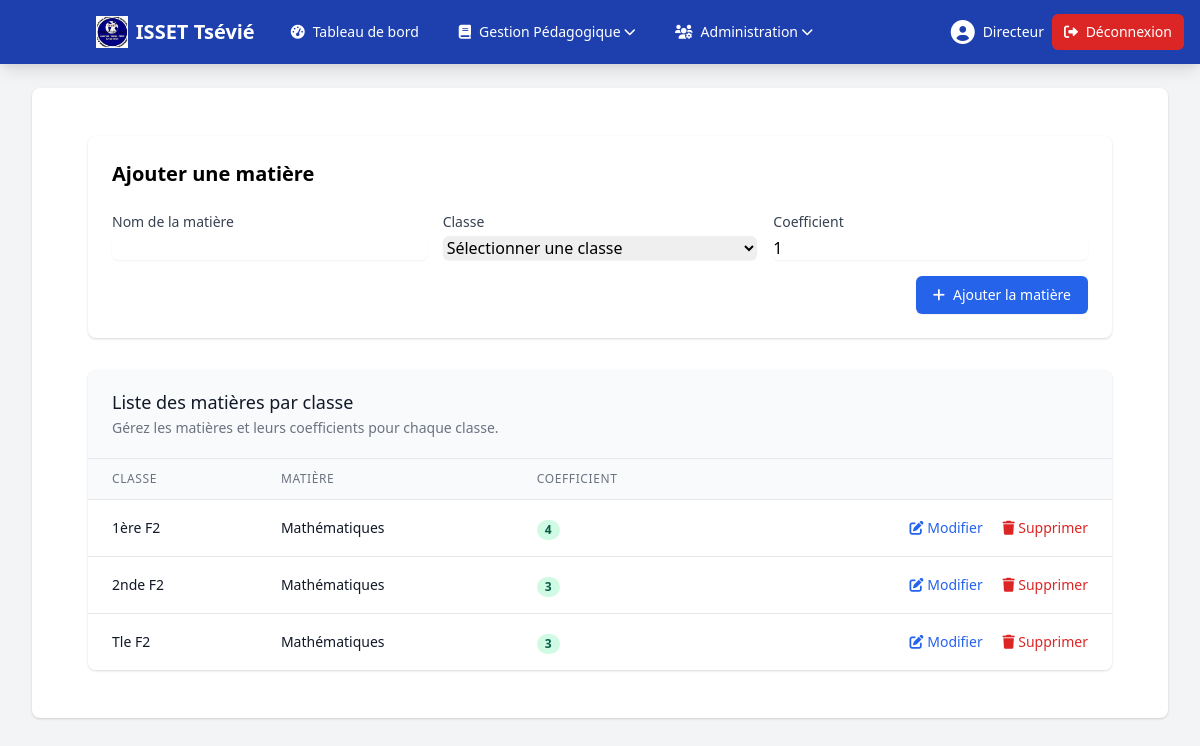
Page /directeur/matieres.php (signed in) on the earlier database version.
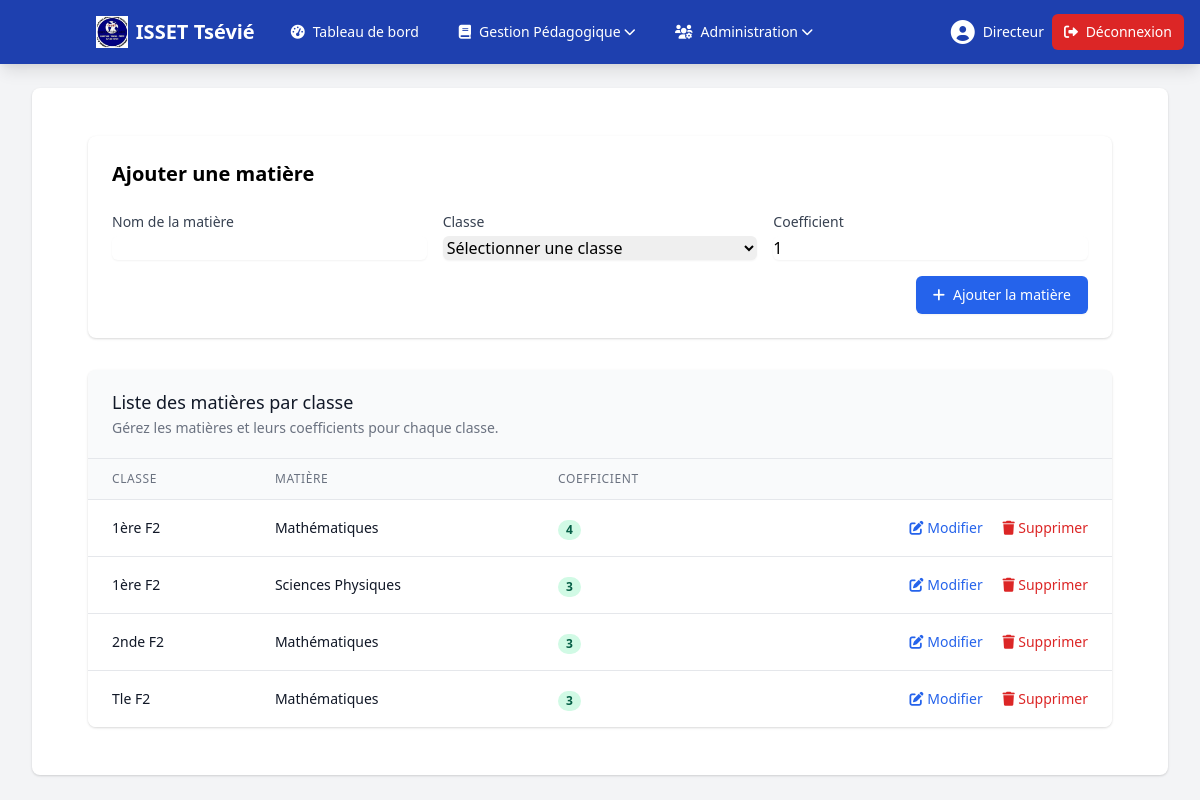
Same page on the later database version.
### tables this page shows
CREATE TABLE IF NOT EXISTS `matieres` (
  `id` int NOT NULL AUTO_INCREMENT,
  `nom` varchar(100) DEFAULT NULL,
  `classe_id` int NOT NULL,
  `coefficient` int NOT NULL DEFAULT '1',
  PRIMARY KEY (`id`),
  KEY `classe_id` (`classe_id`)
);

CREATE TABLE IF NOT EXISTS `classes` (
  `id` int NOT NULL AUTO_INCREMENT,
  `nom` varchar(50) DEFAULT NULL,
  `niveau` varchar(50) DEFAULT NULL,
  PRIMARY KEY (`id`)
);

### directeur/matieres.php (the view, shortened to what the changed rows need)
<?php
include 'includes/header.php';
$query = "SELECT m.*, c.nom as classe_nom ,c.niveau as classe_niveau FROM matieres m
          LEFT JOIN classes c ON m.classe_id = c.id
          ORDER BY c.niveau, c.nom, m.nom";
$matieres = [];
try {
    $stmt = $db->query($query);
    $matieres = $stmt ? $stmt->fetchAll(PDO::FETCH_ASSOC) : [];
} catch (PDOException $e) {
    error_log("Erreur lors de la récupération des matières: " . $e->getMessage());
}
?>
<div class="bg-white p-6 rounded-lg shadow mb-8">
    <div class="flex justify-between items-center mb-6">
        <h2 class="text-xl font-semibold">Ajouter une matière</h2>
    </div>
</div>
<div class="bg-white shadow overflow-hidden sm:rounded-lg">
    <div class="border-t border-gray-200">
        <div class="overflow-x-auto">
            <table class="min-w-full divide-y divide-gray-200">
                <thead class="bg-gray-50">
                    <tr>
                        <th scope="col" class="px-6 py-3 text-left text-xs font-medium text-gray-500 uppercase tracking-wider">Classe</th>
                        <th scope="col" class="px-6 py-3 text-left text-xs font-medium text-gray-500 uppercase tracking-wider">Matière</th>
                        <th scope="col" class="px-6 py-3 text-left text-xs font-medium text-gray-500 uppercase tracking-wider">Coefficient</th>
                        <th scope="col" class="relative px-6 py-3">
                        </th>
                    </tr>
                </thead>
                <tbody class="bg-white divide-y divide-gray-200">
                    <?php if (empty($matieres)): ?>
                        <tr>
                            <td colspan="4" class="px-6 py-4 whitespace-nowrap text-sm text-gray-500 text-center">
                                Aucune matière n'a été enregistrée pour le moment.
                            </td>
                        </tr>
                    <?php else: ?>
                        <?php foreach ($matieres as $matiere): ?>
                            <tr>
                                <td class="px-6 py-4 whitespace-nowrap">
                                    <div class="text-sm font-medium text-gray-900">
                                        <?php echo htmlspecialchars($matiere['classe_nom'].' '.$matiere['classe_niveau']); ?>
                                    </div>
                                </td>
                                <td class="px-6 py-4 whitespace-nowrap">
                                    <div class="text-sm text-gray-900"><?php echo htmlspecialchars($matiere['nom']); ?></div>
                                </td>
                                <td class="px-6 py-4 whitespace-nowrap">
                                    <span class="px-2 inline-flex text-xs leading-5 font-semibold rounded-full bg-green-100 text-green-800">
                                        <?php echo $matiere['coefficient']; ?>
                                    </span>
                                </td>
                                <td class="px-6 py-4 whitespace-nowrap text-right text-sm font-medium">
                                    <button class="text-blue-600 hover:text-blue-900 mr-4">
                                        <i class="fas fa-edit"></i> Modifier
                                    </button>
                                    <button class="text-red-600 hover:text-red-900">
                                        <i class="fas fa-trash"></i> Supprimer
                                    </button>
                                </td>
                            </tr>
                        <?php endforeach; ?>
                    <?php endif; ?>
                </tbody>
            </table>
        </div>
    </div>
</div>
<?php include 'includes/footer.php'; ?>

Differences in the rows shown:
added matieres: classe.niveau "1ère F2", nom "Sciences Physiques", coefficient "3"
